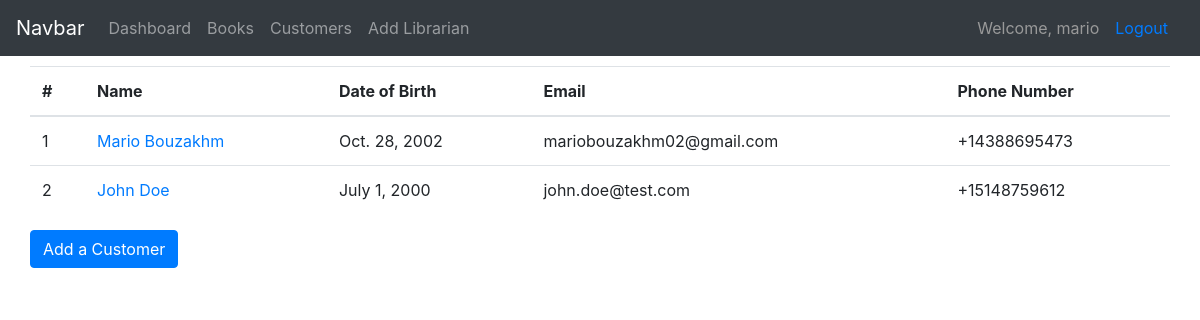
The page /customers/ (signed in) on the database its author committed.
### books/models.py (models this page shows, shortened)
class Customer(models.Model):
    first_name = models.CharField(max_length=100)
    last_name = models.CharField(max_length=100)
    date_of_birth = models.DateField()
    email = models.CharField(max_length=200, unique=True)
    phone = PhoneNumberField()

### books/views.py (the view)
# urls.py: path('customers/', views.customers, name='customers'),
@login_required()
def customers(request):
    customer_list = Customer.objects.all()
    context = {'customer_list': customer_list}
    return render(request, 'books/customers.html', context)

### books/templates/books/customers.html (shortened to what this page needs)
{% extends 'books/main_template.html' %}
{% block content %}
    <div class="top-margin container">
        <div class="row table-responsive-md">
            <table class="table">
                <thead>
                    <tr>
                        <th scope="col">#</th>
                        <th scope="col">Name</th>
                        <th scope="col">Date of Birth</th>
                        <th scope="col">Email</th>
                        <th scope="col">Phone Number</th>
                    </tr>
                </thead>
                <tbody>
                    {% for customer in customer_list %}
                        <tr>
                            <td>{{ customer.id }}</td>
                            <td><a href="{% url 'customer_details' customer.id %}">{{ customer.first_name }} {{ customer.last_name }}</a></td>
                            <td>{{ customer.date_of_birth }}</td>
                            <td>{{ customer.email }}</td>
                            <td>{{ customer.phone }}</td>
                        </tr>
                    {% endfor %}
                </tbody>
            </table>
        </div>
        <div class="row">
            <a href="{% url 'add_customer' %}" class="btn btn-primary">Add a Customer</a>
        </div>
    </div>
{% endblock %}

### books/templates/books/navbar.html
<nav class="navbar navbar-expand-lg navbar-dark bg-dark">
    <a class="navbar-brand" href="">Navbar</a>
    <ul class="navbar-nav">
          <li class="nav-item">
            <a href="{% url 'home' %}" class="nav-link">Dashboard</a>
          </li>
          <li class="nav-item">
            <a class="nav-link" href="{% url 'books' %}">Books</a>
          </li>
          <li class="nav-item">
            <a href="{% url 'customers' %}" class="nav-link">Customers</a>
          </li>
        {% if request.user.is_superuser %}
            <li class="nav-item">
                <a href="{% url 'register' %}" class="nav-link">Add Librarian</a>
            </li>
        {% endif %}
    </ul>
    <span style="margin-left: auto; color: #999999;">Welcome, {{ request.user }}</span>
    <span> <a href="{% url 'logout' %}" class="nav-link link-color">Logout</a></span>
</nav>

### books/templates/books/customers.html (style rules this page uses)
.top-margin { margin: 10px auto; }

### rows shown on the page
Customer: id "1", first_name "Mario", last_name "Bouzakhm", date_of_birth "Oct. 28, 2002", email "mariobouzakhm02@gmail.com", phone "+14388695473"
Customer: id "2", first_name "John", last_name "Doe", date_of_birth "July 1, 2000", email "john.doe@test.com", phone "+15148759612"

### other values the page prints
{{ request.user }} "mario"
